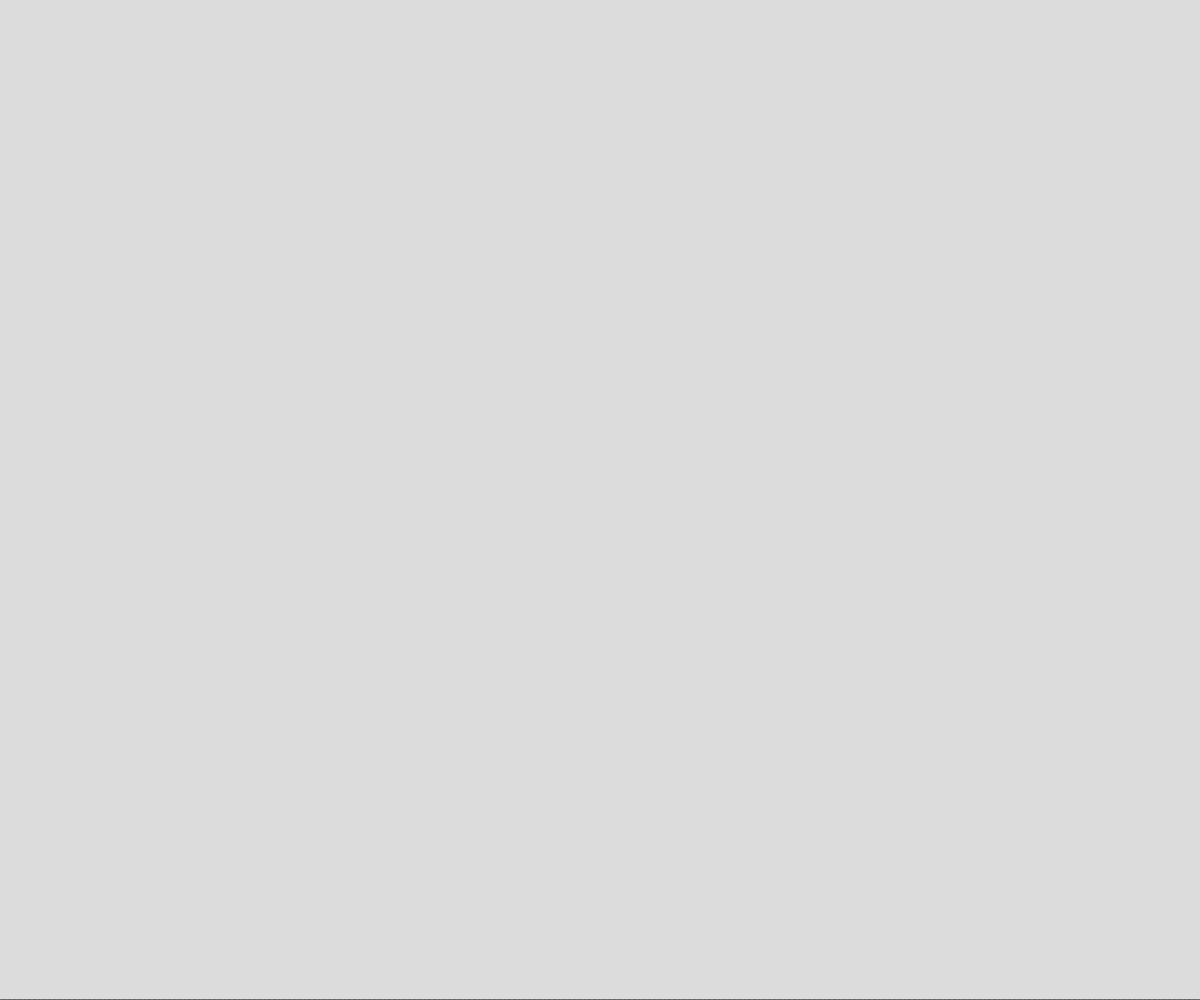
Frame 1 (no input)
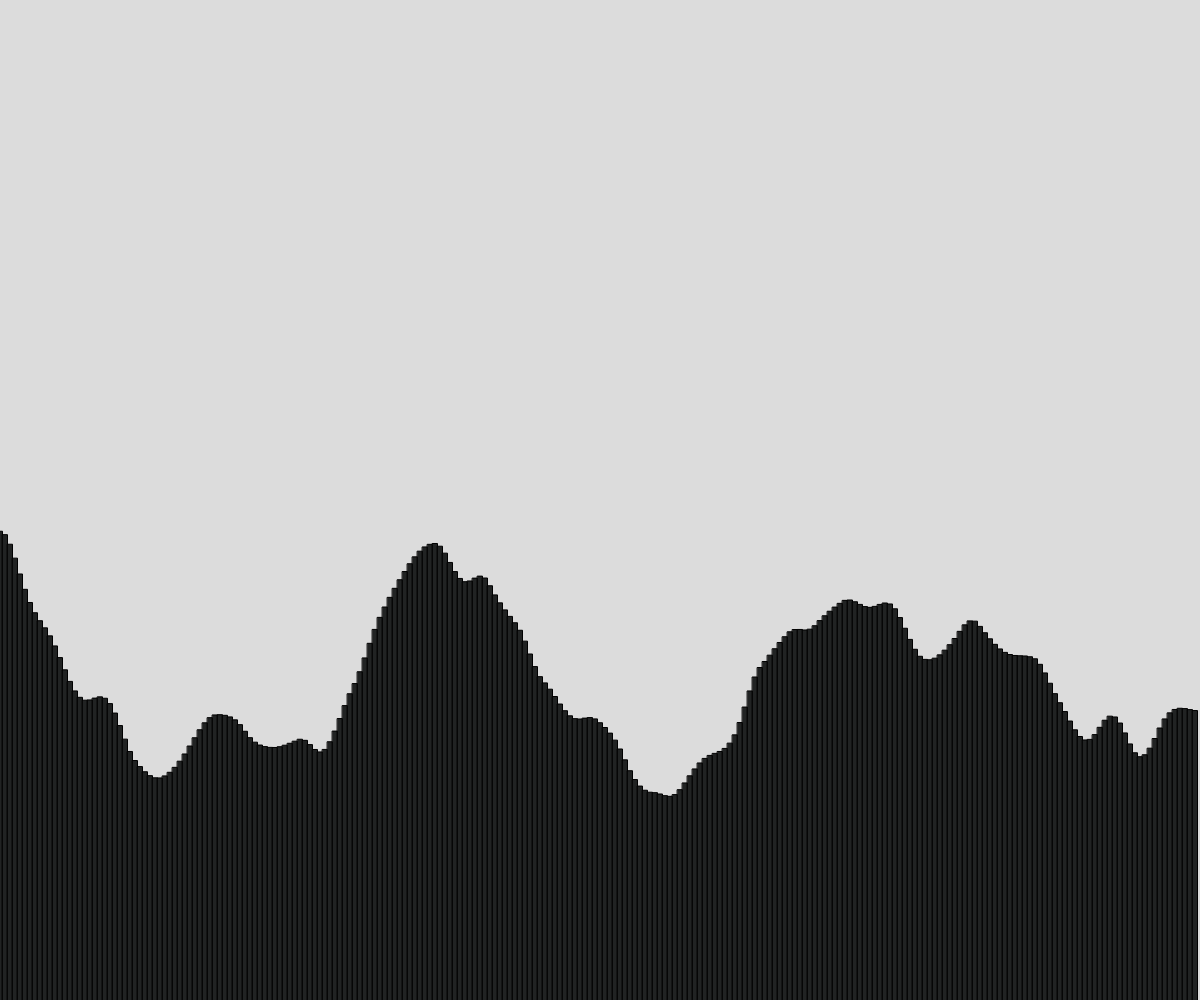
Frame 60 (no input)
Frame 120 (the mouse pressed at the canvas centre since frame 60): identical to frame 60, image omitted

The p5.js sketch that drew these frames (run headless with seeded random() and noise() and a simulated clock; from frame 60 on, the mouse is pressed at the canvas centre):

// p5.js sketch
// ── sketch.js
// perlin Noise
// Roman Gondal
// 10/12/2024
//
// Extra for Experts:
// perline noise 
let rwidth = 5;// all the variables to help make it work
let seedr = 0;
let wids = 0;
let rtime = 0;
let maxheight = 0;

function setup() {
  createCanvas(windowWidth, windowHeight);
  seedr = random(0,100);// fetch a random # to take from the seed map
}

function draw() {
  background(220);
  generate_terrain();//generate rects
  rectMode(CENTER);//center rects are the bottom of the screen
  randomSeed(seedr);
  Key_pressed();//check if seed pressed
}

function drawflag(x,y){
  line(x,y,x,y+14)
  rect(x+6,y-2,12,7)
}


function generate_terrain(){
  for(let x = 0; x < width; x+= rwidth){
    //let rheight= random(0,700)
    let rheight = noise(rtime);//find a specific point from noise map
    rheight *= 700;
    rtime += 0.023;
    rect(x , height, rwidth, rheight*2);}//make rects
    fill(33,35,35)//color
    rtime = 0;//reset it before it loops back so it dosent get jumbled up
    //find the highest point
      
}

function Key_pressed(){   
  if (keyIsDown(LEFT_ARROW) === true) {
    rwidth += 0.01;//key presses check
  }
  if (keyIsDown(RIGHT_ARROW) === true) {
    rwidth -= 0.01;
  }
}
  
